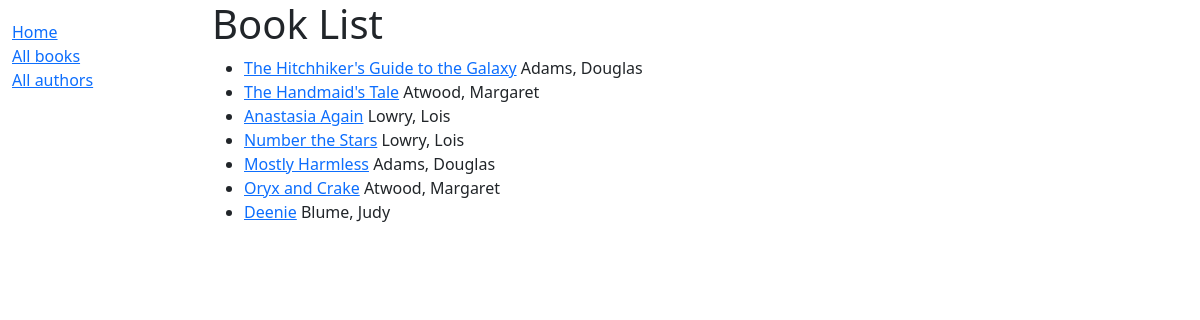
/catalog/books/, run on the app's committed database.
### catalog/models.py (models this page shows, shortened)
class Book(models.Model):
    title = models.CharField(max_length=200)
    author = models.ForeignKey('Author', on_delete=models.SET_NULL, null=True)
    summary = models.TextField(max_length=1000, help_text="Enter a brief description of the book")
    isbn = models.CharField('ISBN', max_length=13, unique=True, help_text="13 character <a href='#'>ISBN number</a>")
    genre = models.ManyToManyField(Genre, help_text="Select a genre for this book")
    language = models.ForeignKey(Language, help_text = "Select the book's language", on_delete=models.SET_NULL, null=True)
    def get_absolute_url(self):
        return reverse('book-detail', args = [str(self.id)])
    def display_genre(self):
        """Create string to display genre in Admin"""
        return ', '.join(genre.name for genre in self.genre.all()[:3])
    display_genre.short_description = "Genre"

class Author(models.Model):
    first_name = models.CharField(max_length=100)
    last_name = models.CharField(max_length=100)
    date_of_birth = models.DateField(null=True, blank=True)
    date_of_death = models.DateField('Died', null=True, blank=True)
    class Meta:
        ordering = ['last_name', 'first_name']
    def __str__(self):
        return f'{self.last_name}, {self.first_name}'

### catalog/views.py (the view)
# urls.py: path('books/', views.BookListView.as_view(), name="books"),
class BookListView(generic.ListView):
    model = Book

### catalog/templates/catalog/book_list.html
{% extends "base_generic.html" %}
{% block content %}
<h1>Book List</h1>
{% if book_list %}
<ul>
    {% for book in book_list %}
    <li>
        <a href="{{ book.get_absolute_url }}">{{ book.title }}</a> {{ book.author }}
    </li>
    {% endfor %}
</ul>
{% else %}
<p>There are no books in the library.</p>
{% endif %}
{% endblock %}

### data on the page
Book: title "The Hitchhiker's Guide to the Galaxy", author "Adams, Douglas"
Book: title "The Handmaid's Tale", author "Atwood, Margaret"
Book: title "Anastasia Again", author "Lowry, Lois"
Book: title "Number the Stars", author "Lowry, Lois"
Book: title "Mostly Harmless", author "Adams, Douglas"
Book: title "Oryx and Crake", author "Atwood, Margaret"
Book: title "Deenie", author "Blume, Judy"
